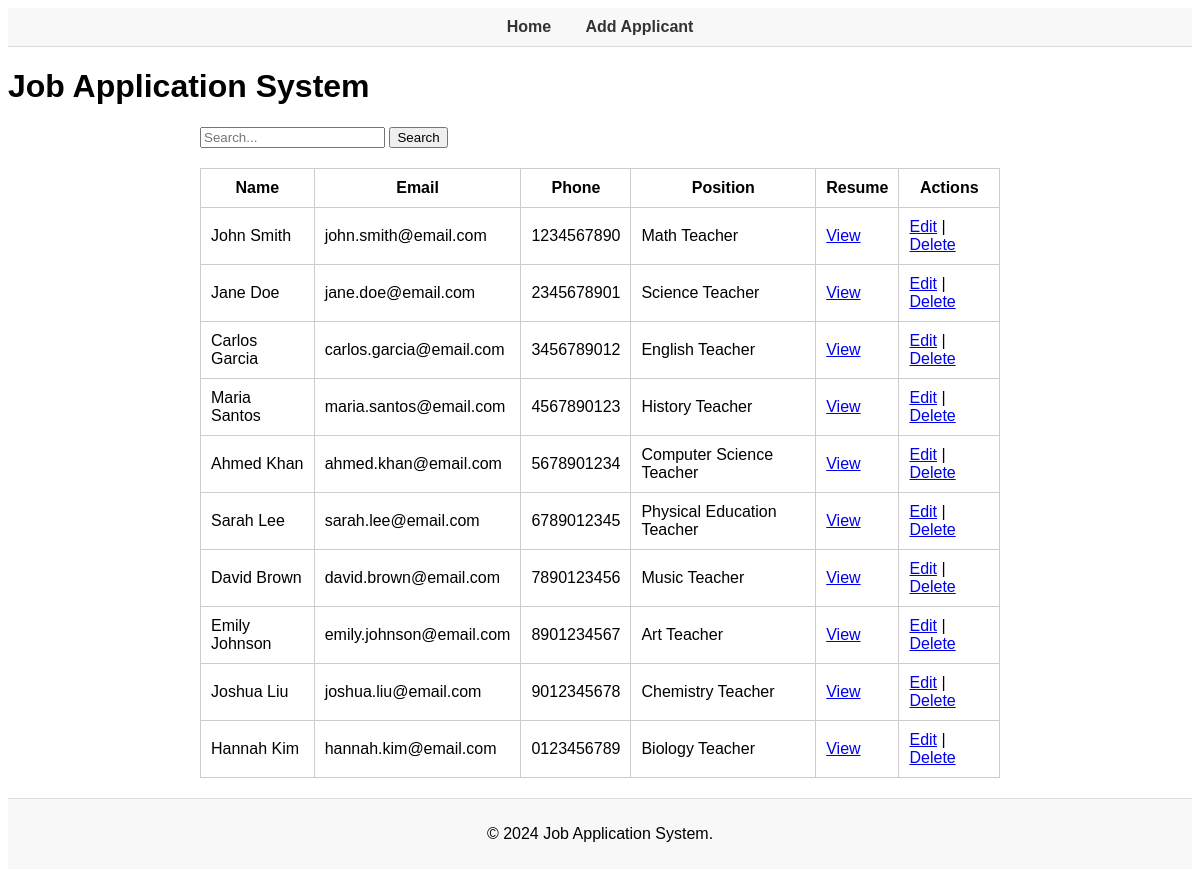
The page / on the database its author committed.
### tables this page shows
CREATE TABLE applicants (
    id INT AUTO_INCREMENT PRIMARY KEY,
    name VARCHAR(255) NOT NULL,
    email VARCHAR(255) NOT NULL,
    phone VARCHAR(15) NOT NULL,
    position_applied VARCHAR(255) NOT NULL,
    resume_link TEXT,
    created_at TIMESTAMP DEFAULT CURRENT_TIMESTAMP
);

### functions.php (called while the page is built, shortened)
<?php
include 'db.php';
function getApplicants($search = '') {
    global $pdo;
    $sql = "SELECT * FROM applicants";
    $stmt = $pdo->prepare($sql);
    $stmt->execute();
    return $stmt->fetchAll();
}
?>

### index.php (the view, shortened to what this page needs)
<?php
include 'functions.php';
$search = $_GET['search'] ?? '';
$applicants = getApplicants($search);
?>
<!DOCTYPE html>
<html lang="en">
<head>
    <link rel="stylesheet" href="styles.css">
</head>
<body>
    <?php include 'header.php'; ?>
    <h1>Job Application System</h1>
    <form method="GET" action="">
        <input type="text" name="search" placeholder="Search..." value="<?= htmlspecialchars($search) ?>">
        <button type="submit">Search</button>
    </form>
    <table>
        <thead>
            <tr>
                <th>Name</th>
                <th>Email</th>
                <th>Phone</th>
                <th>Position</th>
                <th>Resume</th>
                <th>Actions</th>
            </tr>
        </thead>
        <tbody>
            <?php foreach ($applicants as $applicant): ?>
                <tr>
                    <td><?= htmlspecialchars($applicant['name']) ?></td>
                    <td><?= htmlspecialchars($applicant['email']) ?></td>
                    <td><?= htmlspecialchars($applicant['phone']) ?></td>
                    <td><?= htmlspecialchars($applicant['position_applied']) ?></td>
                    <td><a href="<?= htmlspecialchars($applicant['resume_link']) ?>" target="_blank">View</a></td>
                    <td>
                        <a href="update.php?id=<?= $applicant['id'] ?>">Edit</a> |
                        <a href="delete.php?id=<?= $applicant['id'] ?>" onclick="return confirm('Are you sure?')">Delete</a>
                    </td>
                </tr>
            <?php endforeach; ?>
        </tbody>
    </table>
    <?php include 'footer.php'; ?>
</body>
</html>

### header.php (shortened to what this page needs)
<header>
    <nav>
        <a href="index.php">Home</a>
        <a href="create.php">Add Applicant</a>
    </nav>
</header>

### footer.php (shortened to what this page needs)
<footer>
    <p>&copy; <?= date("Y") ?> Job Application System.</p>
</footer>

### styles.css (style rules this page uses)
body { font-family: Arial, sans-serif; }
form, table { margin: 20px auto; max-width: 800px; }
table { width: 100%; border-collapse: collapse; }
td, th { padding: 10px; border: 1px solid #ccc; }

### header.php (style rules this page uses)
header { background-color: #f8f8f8; padding: 10px; text-align: center; border-bottom: 1px solid #ddd; }
header nav a { margin: 0 15px; text-decoration: none; color: #333; font-weight: bold; }

### footer.php (style rules this page uses)
footer { margin-top: 20px; text-align: center; padding: 10px; background-color: #f8f8f8; border-top: 1px solid #ddd; }

### rows shown on the page
applicants: name "John Smith", email "john.smith@email.com", phone "1234567890", position_applied "Math Teacher"
applicants: name "Jane Doe", email "jane.doe@email.com", phone "2345678901", position_applied "Science Teacher"
applicants: name "Carlos Garcia", email "carlos.garcia@email.com", phone "3456789012", position_applied "English Teacher"
applicants: name "Maria Santos", email "maria.santos@email.com", phone "4567890123", position_applied "History Teacher"
applicants: name "Ahmed Khan", email "ahmed.khan@email.com", phone "5678901234", position_applied "Computer Science Teacher"
applicants: name "Sarah Lee", email "sarah.lee@email.com", phone "6789012345", position_applied "Physical Education Teacher"
applicants: name "David Brown", email "david.brown@email.com", phone "7890123456", position_applied "Music Teacher"
applicants: name "Emily Johnson", email "emily.johnson@email.com", phone "8901234567", position_applied "Art Teacher"
applicants: name "Joshua Liu", email "joshua.liu@email.com", phone "9012345678", position_applied "Chemistry Teacher"
applicants: name "Hannah Kim", email "hannah.kim@email.com", phone "0123456789", position_applied "Biology Teacher"
